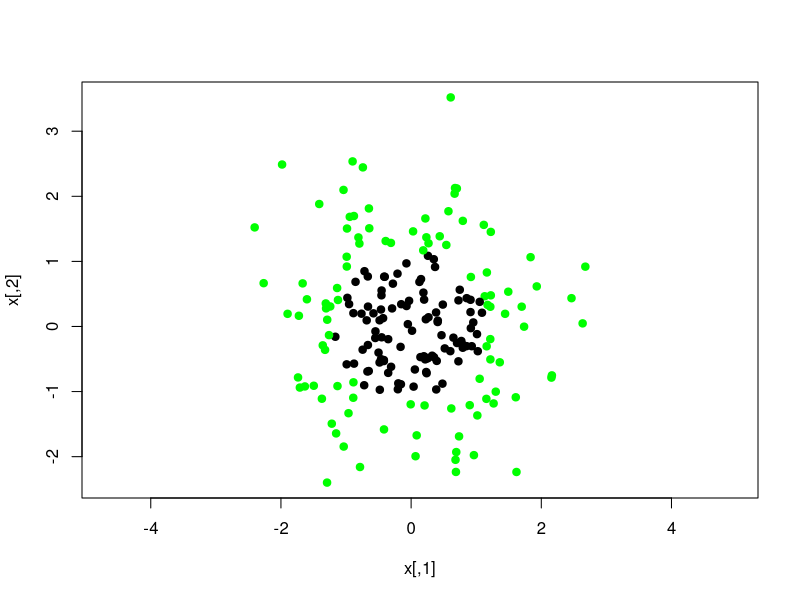
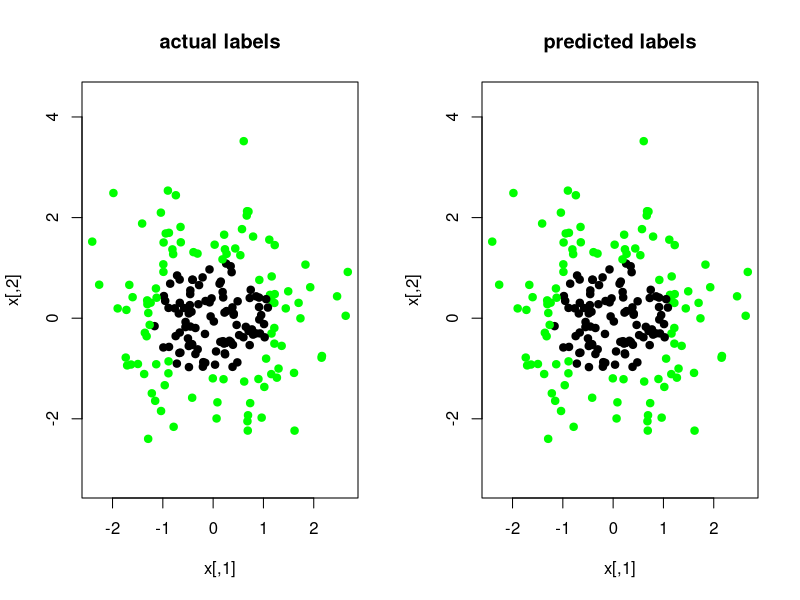
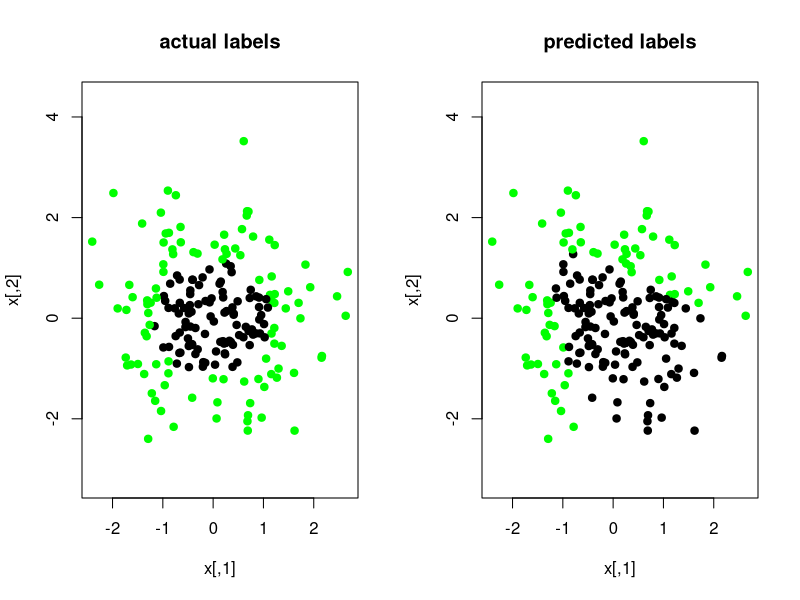
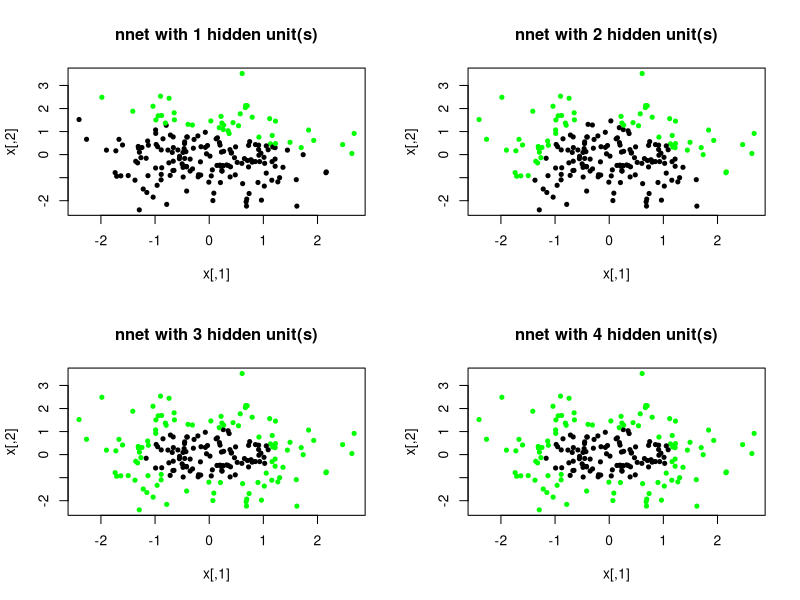
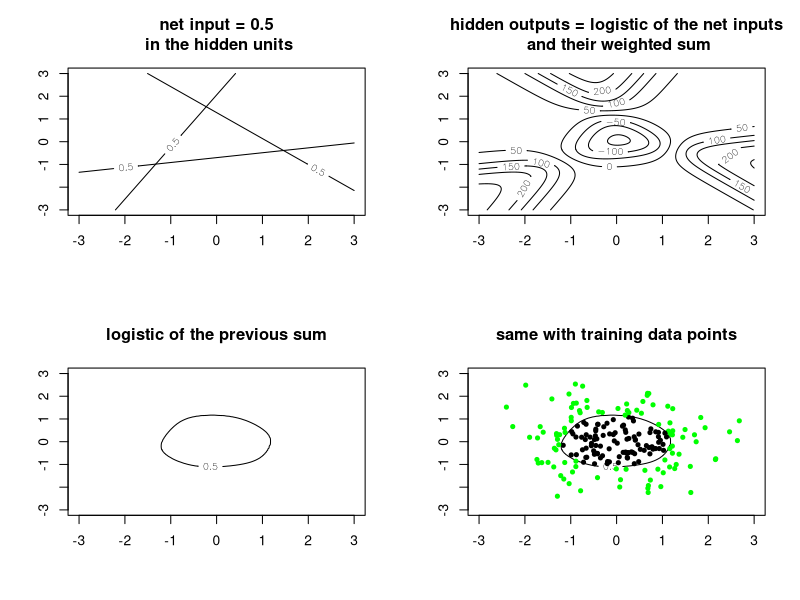

Write R code to recreate these figures, in order.
## ---- chunk 1
library(MASS)
library(nnet)

set.seed(3)
par(mfrow=c(1,1))

p <- 2
N <- 200

x <- matrix(rnorm(N*p),ncol=p)
y <- as.numeric((x[,1]^2+x[,2]^2) > 1.4)
mydata <- data.frame(x=x,y=y)
plot(x, col=c('black','green')[y+1], pch=19, asp=1)
## ---- chunk 2
set.seed(3)
nn1 <- nnet(y~x.1+x.2, data=mydata, entropy=T, size=3, decay=0, maxit=2000, trace=F)

yhat <- as.numeric(predict(nn1,type='class'))
par(mfrow=c(1,2))
plot(x,pch=19,col=c('black','green')[y+1],main='actual labels',asp=1)
plot(x,col=c('black','green')[(yhat>0.5)+1],pch=19,main='predicted labels',asp=1)
table(actual=y,predicted=predict(nn1,type='class'))
## ---- chunk 3
set.seed(9)

nn1 <- nnet(y~x.1+x.2, data=mydata, entropy=T, size=3, decay=0, maxit=2000, trace=F)
yhat <- as.numeric(predict(nn1,type='class'))
par(mfrow=c(1,2))
plot(x,pch=19,col=c('black','green')[y+1],main='actual labels',asp=1)
plot(x,col=c('black','green')[(yhat>0.5)+1],pch=19,main='predicted labels',asp=1)
table(actual=y,predicted=predict(nn1,type='class'))
## ---- chunk 4
par(mfrow=c(2,2))
for (i in 1:4)
{
  set.seed(3)
  nn1 <- nnet(y~x.1+x.2, data=mydata, entropy=T, size=i, decay=0, maxit=2000, trace=F)
  yhat <- as.numeric(predict(nn1,type='class'))
  plot(x,pch=20,col=c('black','green')[yhat+1])
  title(main=paste('nnet with',i,'hidden unit(s)'))
}
## ---- chunk 5
set.seed(3)
nn1 <- nnet(y~x.1+x.2, data=mydata, entropy=T, size=3, decay=0, maxit=2000, trace=F)

# create a grid of values
x1grid <- seq(-3,3,l=200)
x2grid <- seq(-3,3,l=220)
xg <- expand.grid(x1grid,x2grid)
xg <- as.matrix(cbind(1,xg))

## input them to the hidden units, and get their outputs
h1 <- xg%*%matrix(coef(nn1)[1:3],ncol=1)
h2 <- xg%*%matrix(coef(nn1)[4:6],ncol=1)
h3 <- xg%*%matrix(coef(nn1)[7:9],ncol=1)

## this is the logistic function, used by nnet() for the hidden neurons, and 
## for the output neurons in two-class classification problems
logistic <- function(x) {1/(1+exp(-x))}

## the hidden units compute the logistic function, so we cut the output value at 0.5; we get a decision line

par(mfrow=c(2,2))
contour(x1grid, x2grid, matrix(h1, 200, 220), levels=0.5)
contour(x1grid, x2grid, matrix(h2, 200, 220), levels=0.5, add=T)
contour(x1grid, x2grid, matrix(h3, 200, 220), levels=0.5, add=T)
title(main='net input = 0.5\n in the hidden units')

z <- coef(nn1)[10] + coef(nn1)[11]*logistic(h1) + coef(nn1)[12]*logistic(h2) + coef(nn1)[13]*logistic(h3)

contour(x1grid,x2grid,matrix(z,200,220))
title('hidden outputs = logistic of the net inputs\n and their weighted sum')
contour(x1grid,x2grid,matrix(logistic(z),200,220),levels=0.5)
title('logistic of the previous sum')
contour(x1grid,x2grid,matrix(logistic(z),200,220),levels=0.5)
points(x,pch=20,col=c('black','green')[y+1])
title('same with training data points')
